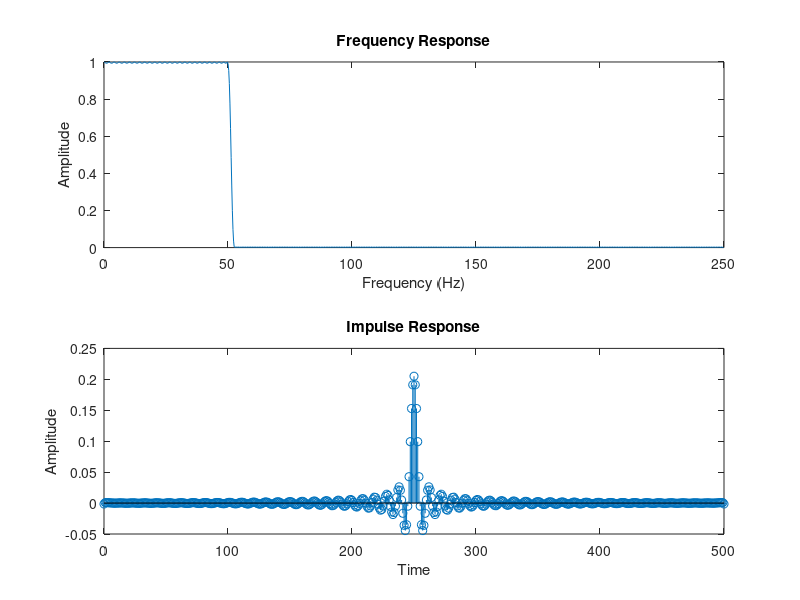

Here is the MATLAB script that generated this plot:
% Filter parameters
fs = 500; % Sampling rate in Hz
f_cutoff = 50; % Cutoff frequency in Hz

% Normalize frequencies
f_norm = f_cutoff / (fs / 2);

% Create the lowpass filter using remez
h = remez(500, [0 f_norm f_norm+0.01 1], [1 1 0 0]);

% Compute frequency response
[H, w] = freqz(h, 1, 1024);
H_normalized = abs(H) / max(abs(H));

% Plot frequency response
subplot(2, 1, 1);
plot(w * (fs / (2 * pi)), H_normalized);
title('Frequency Response');
xlabel('Frequency (Hz)');
ylabel('Amplitude');

% Plot the impulse response
subplot(2, 1, 2);
n = 0:length(h)-1;
stem(n, h);
title('Impulse Response');
xlabel('Time');
ylabel('Amplitude');
